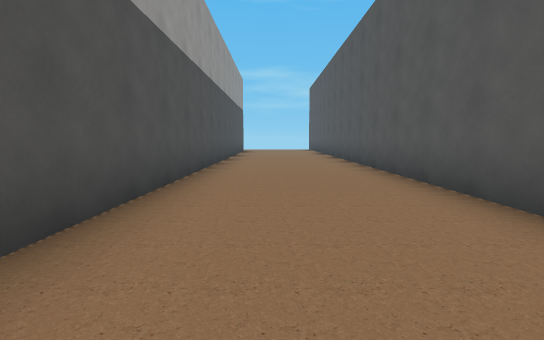
View 1 (above)

20 first-person views from a walk through a level from a Godot 3-D game. The camera is 1.2 m above the floor, tilts 6° down and sees 85° across. The floor is counted in squares, 2 m on a side. Each view is taken from the middle of a square. On the plan, view 1 faces up. The plan holds only what a view shows up to about 9 squares ahead; the rest is blank. The place goes on beyond the plan.

View 2
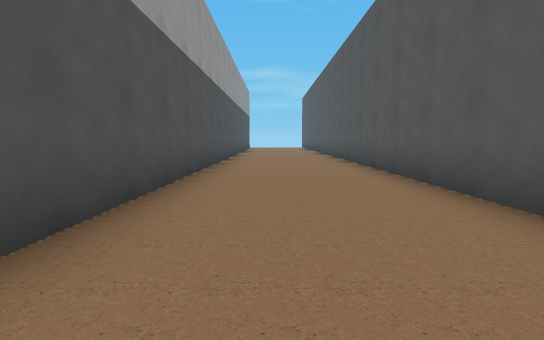

View 3
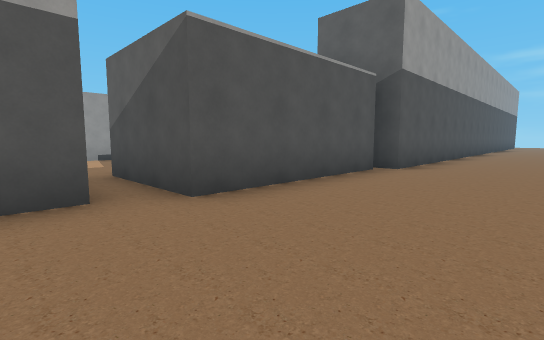

View 4
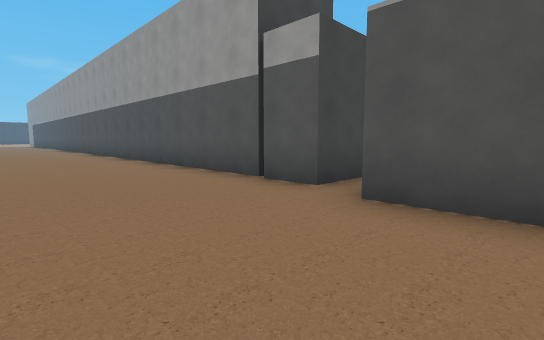

View 5
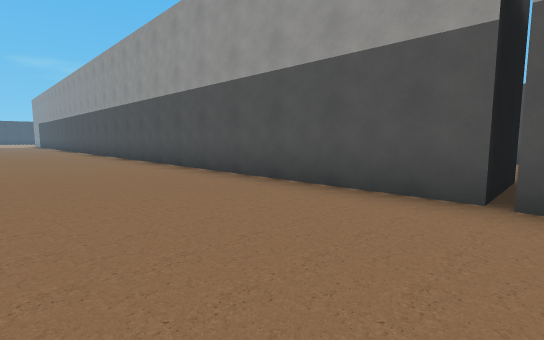

View 6
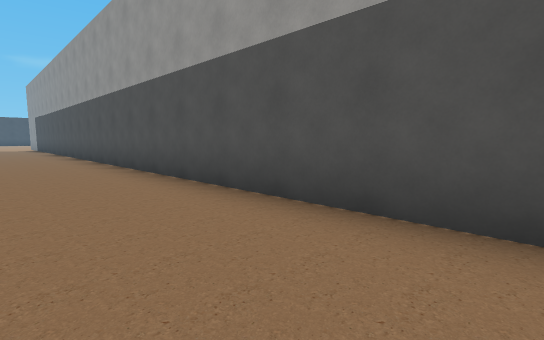

View 7
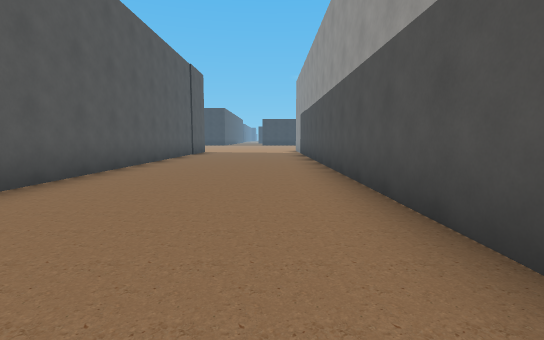

View 8
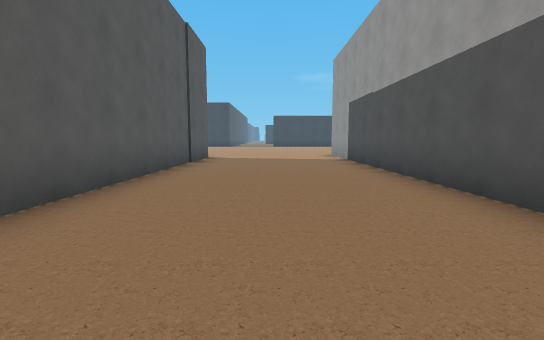

View 9
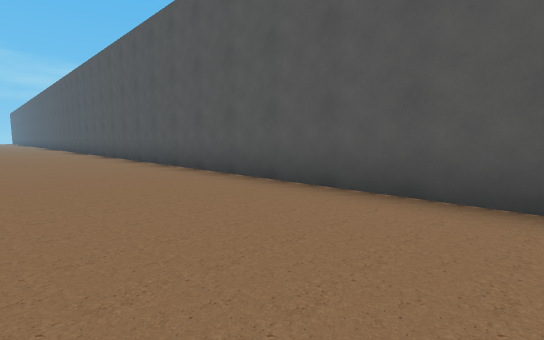

View 10
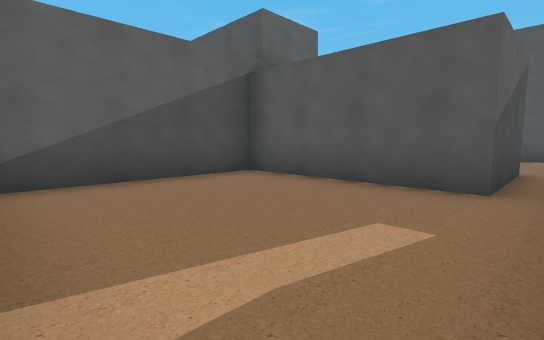

View 11
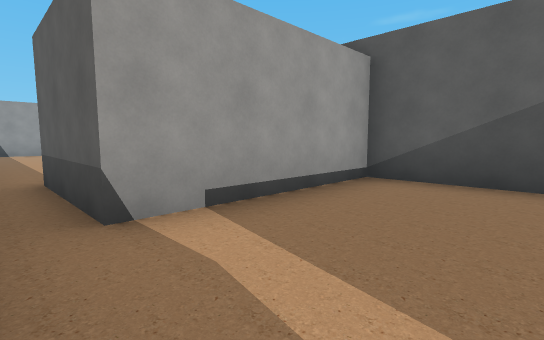

View 12
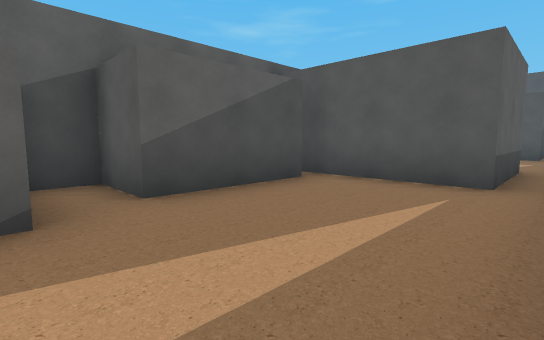

View 13
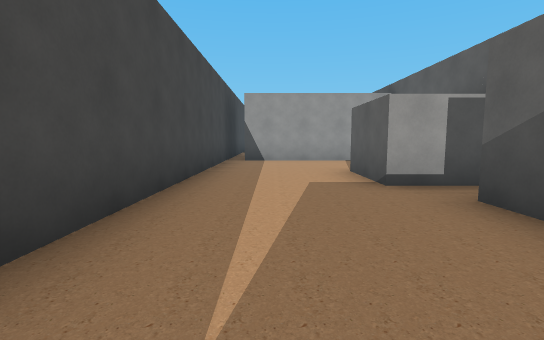

View 14
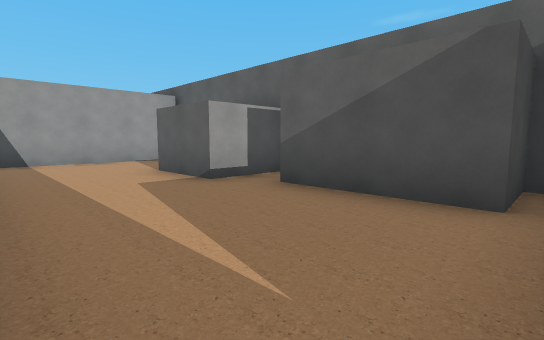

View 15
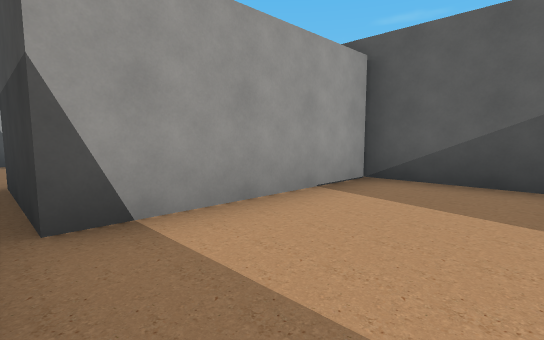

View 16
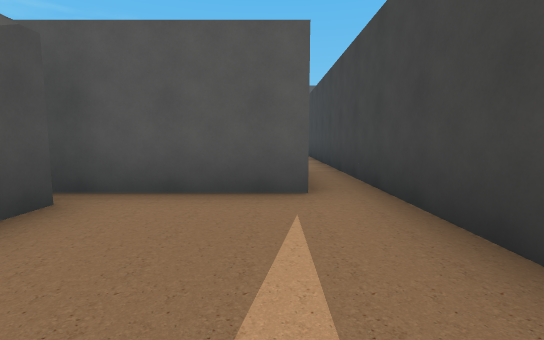

View 17
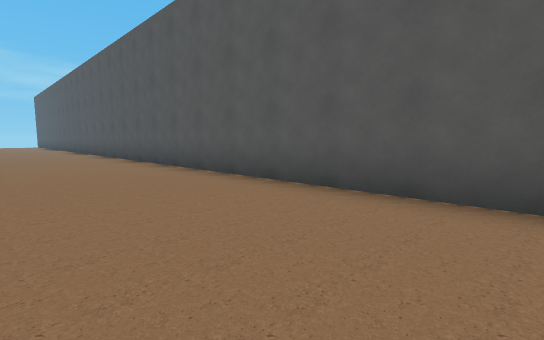

View 18
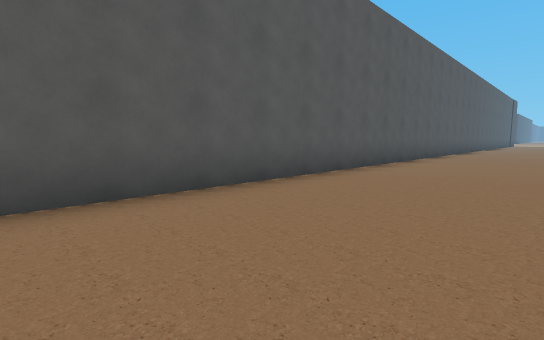

View 19
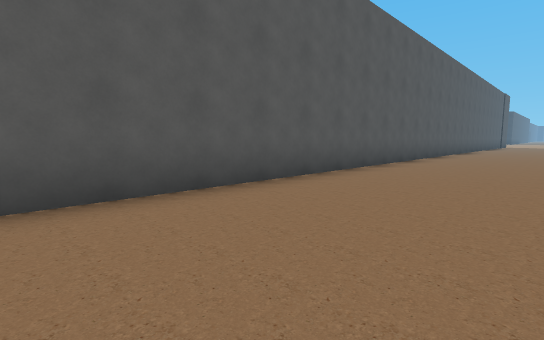

View 20
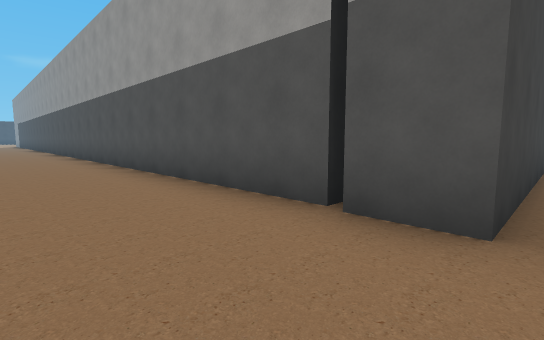

### Floor plan
Key: @ floor where view 1 was taken; # wall or solid block; . floor; B block; O other object.
Columns run from 22 left of view 1 to 2 right of it. Each row starts with its distance up from view 1.
  8                     #...#
  7                     #...#
  6                     #...#
  5                     #...#
  4                     #...#
  3                     #...#
  2                     #...#
  1                     #...#
  0                     #.@.#
 -1                     #...#
 -2                     #...#
 -3   OOOO   OOO   OOO O#...#
 -4    B..BBB B.B B...B B...#
 -5    B..BBBBB.B B...B B...#
 -6    B........B B...B B...#
 -7    B........BBB...BBB...#
 -8 BBB.....................#
 -9    OOOOOOOOO   OOOOOO...#
-10                  .###...#
-11                     #...#
-12                     #...#
-13                     #...#
-14                     #...#
-15                     #...#
-16                     #...#
-17                     #...#
-18                     #...#
-19                     #...#
-20                     #...#
-21                     #...#
-22                     #...#
-23                     #...#
-24                     #...#
-25                     #...#
-26                     #...#
-27                     #...#
-28                     #...#
-29                     #...#
-30                     #...#
-31                     #...#
-32                     #...#
-33                     #...#
-34                     #...#
-35                     #...#

Where each view was taken, in squares from view 1:
view 1: 0 up, 0 right, facing up
view 2: 4 down, 0 right, facing up
view 3: 9 down, 1 right, facing up-left
view 4: 6 down, 1 right, facing down-left
view 5: 9 down, 1 right, facing down-left
view 6: 16 down, 0 right, facing down-left
view 7: 22 down, 1 left, facing down
view 8: 26 down, 0 right, facing down
view 9: 28 down, 1 left, facing up-right
view 10: 8 down, 8 left, facing up-right
view 11: 8 down, 6 left, facing up-left
view 12: 8 down, 15 left, facing up-right
view 13: 7 down, 11 left, facing left
view 14: 8 down, 11 left, facing up-left
view 15: 8 down, 17 left, facing up-left
view 16: 7 down, 14 left, facing right
view 17: 9 down, 1 left, facing up-right
view 18: 6 down, 1 left, facing down-right
view 19: 10 down, 1 left, facing down-right
view 20: 8 down, 0 right, facing down-left
